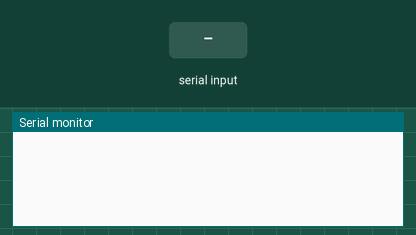
A sketch run on a simulated Arduino Uno, built with avr-gcc and run on an emulated ATmega328P. Parts: the last lines printed to the serial monitor. The inputs (shaded band) are chosen by the test bench. No radio packets arrive unless stated.

Above: at 1.2 s.
1.3 s: "w" received over Serial
At 2.3 s:
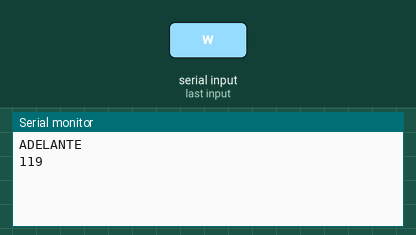
2.8 s: "s" received over Serial
At 3.3 s:
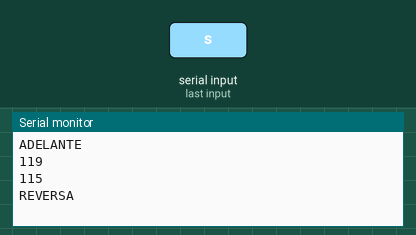
4.3 s: "a" received over Serial
At 5.5 s:
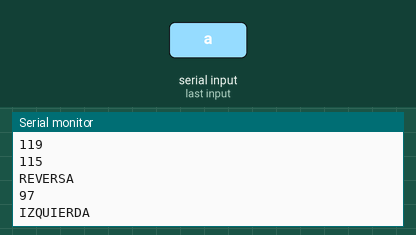
5.8 s: "d" received over Serial
At 6.8 s:
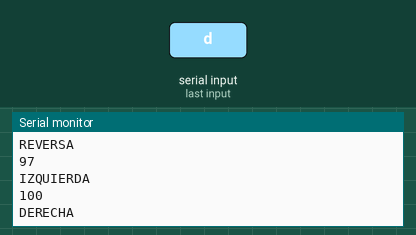
7.3 s: "e" received over Serial
At 7.9 s:
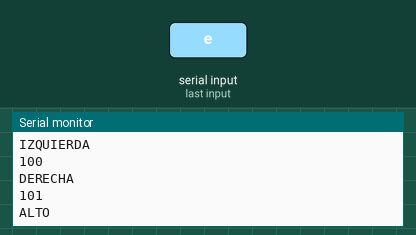
Timing chart, 0 to 9.8 s (numbered marks = the images above; inputs shaded):
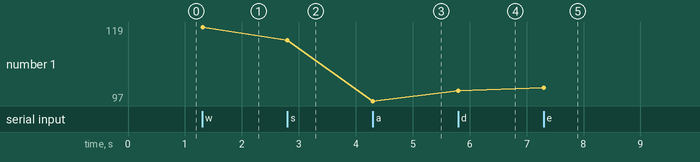

The sketch:

emisor1.ino
```cpp
#include <VirtualWire.h>

int ibyte;

void setup()
{

  Serial.begin(9600);
  vw_setup(2000);
  vw_set_tx_pin(2);//Iniciamos el serial
}

void loop()
{
 if (Serial.available() > 0) {
    // read the oldest byte in the serial buffer:
    ibyte = Serial.read();
    if (ibyte == 'w')
      // { adelante();
         Serial.println("ADELANTE");
         Serial.println(ibyte);//}
    if (ibyte == 's')
       //{ reversa();
         Serial.println("REVERSA");//}
    if (ibyte == 'a')
      // { izquierda();
         Serial.println("IZQUIERDA");//}
    if (ibyte == 'd')
       //{ derecha();
         Serial.println("DERECHA");//}
    if (ibyte == 'e')
      // { alto();
         Serial.println("ALTO");//}
         vw_send((uint8_t*)ibyte,sizeof(ibyte));
         vw_wait_tx();
    }
}
```

Measured:
- after the input at 1.3 s, the serial monitor: prints a new line at once (image 1)
- after the input at 2.8 s, the serial monitor: prints a new line at once (image 2)
- after the input at 4.3 s, the serial monitor: prints a new line at once (image 3)
- after the input at 5.8 s, the serial monitor: prints a new line at once (image 4)
- after the input at 7.3 s, the serial monitor: prints a new line at once (image 5)
- plotted number 1: 119 → 115 after the input at 2.8 s, 115 → 97 after the input at 4.3 s, 97 → 100 after the input at 5.8 s, 100 → 101 after the input at 7.3 s
